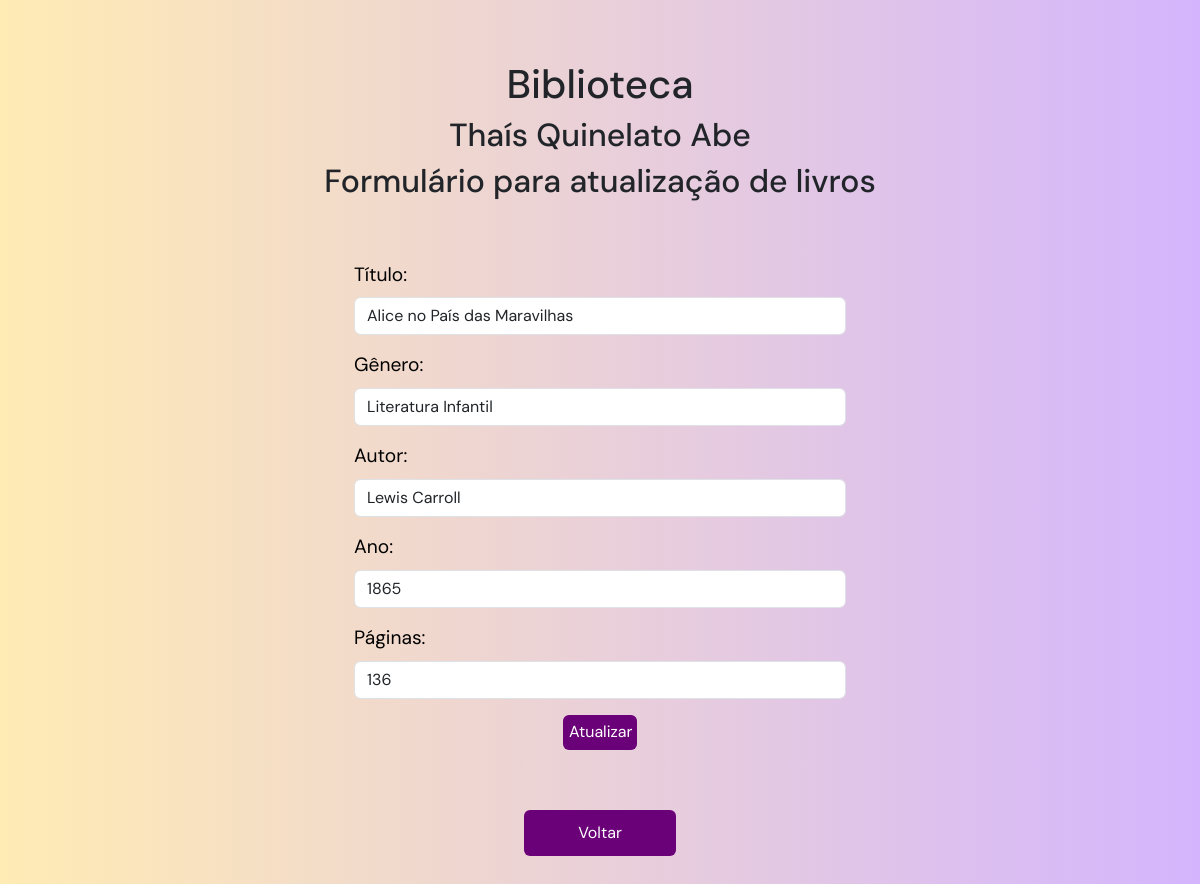
The app's page /form_atualizar.php?id=3 with its own data.
### tables this page shows
CREATE TABLE `livro` (
  `id` int(11) NOT NULL,
  `titulo` varchar(255) NOT NULL,
  `genero` varchar(255) NOT NULL,
  `ano` int(4) NOT NULL,
  `autor` varchar(255) NOT NULL,
  `paginas` int(11) NOT NULL
);

### form_atualizar.php (the view, shortened to what this page needs)
<!DOCTYPE html>
<html lang="pt-br">
<head>
    <link href="https://cdn.jsdelivr.net/npm/bootstrap@5.3.7/dist/css/bootstrap.min.css" rel="stylesheet">
    <link rel="stylesheet" href="assets/style.css">
</head>
<body>
    <section>
    <?php
        include_once "pedaco.php";
            $id = $_GET['id'];
    ?>
    <h2>Formulário para atualização de livros</h2>
    <div class="container container2">
    <form class="form" action="atualizar.php?id=<?php echo $id;?>" method="POST">
        <?php
            require 'conexao.php';
            $sql = "SELECT * FROM livro where id = $id";
            $stmt = $pdo->query($sql);
            $livro = $stmt->fetch(PDO::FETCH_ASSOC);
    ?>
        <div class="mb-3">
            <label for="" class="form-label" >Título: </label>
            <input type="text" value="<?php echo $livro['titulo']?>"
            name="novo_titulo" class="form-control" id="" aria-describedby="" >
        </div>
        <div class="mb-3">
            <label for="" class="form-label" >Gênero:</label>
            <input type="text" value="<?php echo $livro['genero']?>" name="novo_genero" class="form-control" id="" aria-describedby="" >
        </div>
        <div class="mb-3">
            <label for="" class="form-label" >Autor:</label>
            <input type="text" value="<?php echo $livro['autor']?>" name="novo_autor" class="form-control" id="" aria-describedby="" >
        </div>
        <div class="mb-3">
            <label for="" class="form-label">Ano:</label>
            <input type="number" value="<?php echo $livro['ano']?>" name="novo_ano" class="form-control" id="" aria-describedby="" >
        </div>
        <div class="mb-3">
            <label for="" class="form-label">Páginas:</label>
            <input type="number" value="<?php echo $livro['paginas']?>" name="novo_paginas" class="form-control" id="" aria-describedby="" >
        </div>
        <div class="container2">
        <button type="submit" class="btn botao">Atualizar</button>
        </div>
    </form>
    </div>
    <div class="container2">
        <a href="index.php" type="button" class="btn botao">Voltar</a>
</section>
</body>
</html>

### assets/style.css (style rules this page uses)
body { background-image: linear-gradient(to right, rgb(255, 235, 180) , rgb(212, 181, 253)); font-family: "DM Sans", sans-serif; }
h1, h2 { text-align: center; }
section { margin: 8%; margin-top: 5%; }
.botao { background-color: #6a0178; color: white; width: 15%; padding: 1%; transition: background-color 0.3s ease-in-out; }
.container2 { display: flex; justify-content: center; align-items: center; margin-top: 3%; }
.form { margin: 3%; width: 50%; }
label { font-size: 1.2rem; color: black; }

### records on screen
livro: novo_titulo "Alice no País das Maravilhas", novo_genero "Literatura Infantil", novo_autor "Lewis Carroll", novo_ano "1865", novo_paginas "136"
